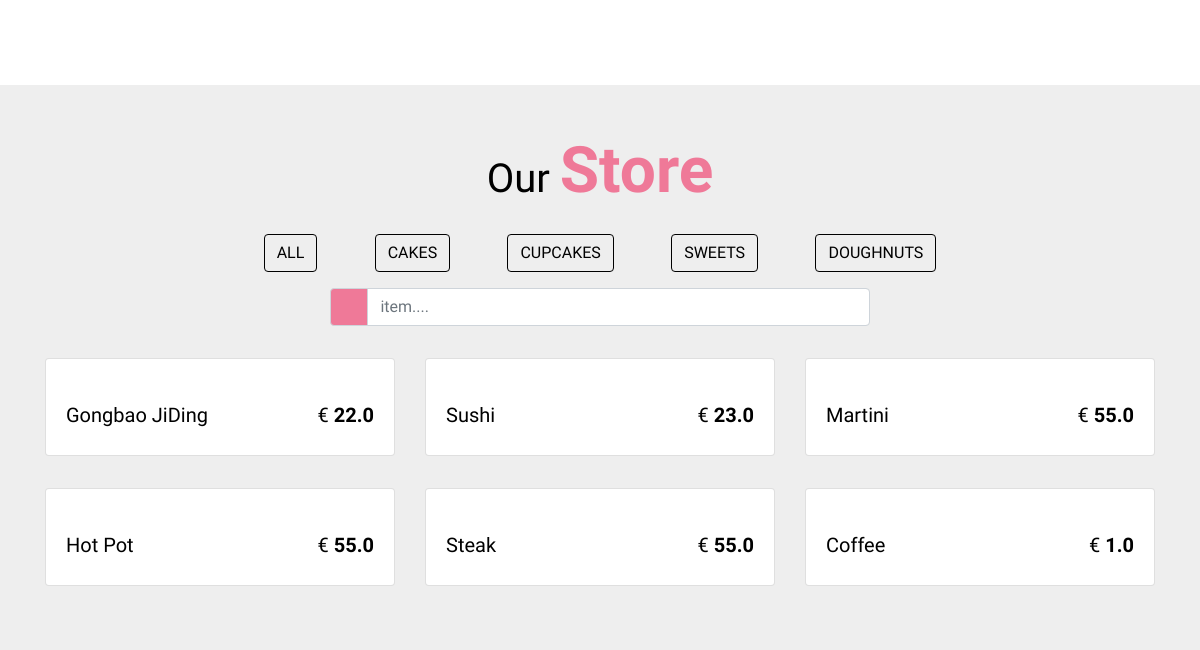
Before: /takeaway/frontviews (lower part) with the older database file.
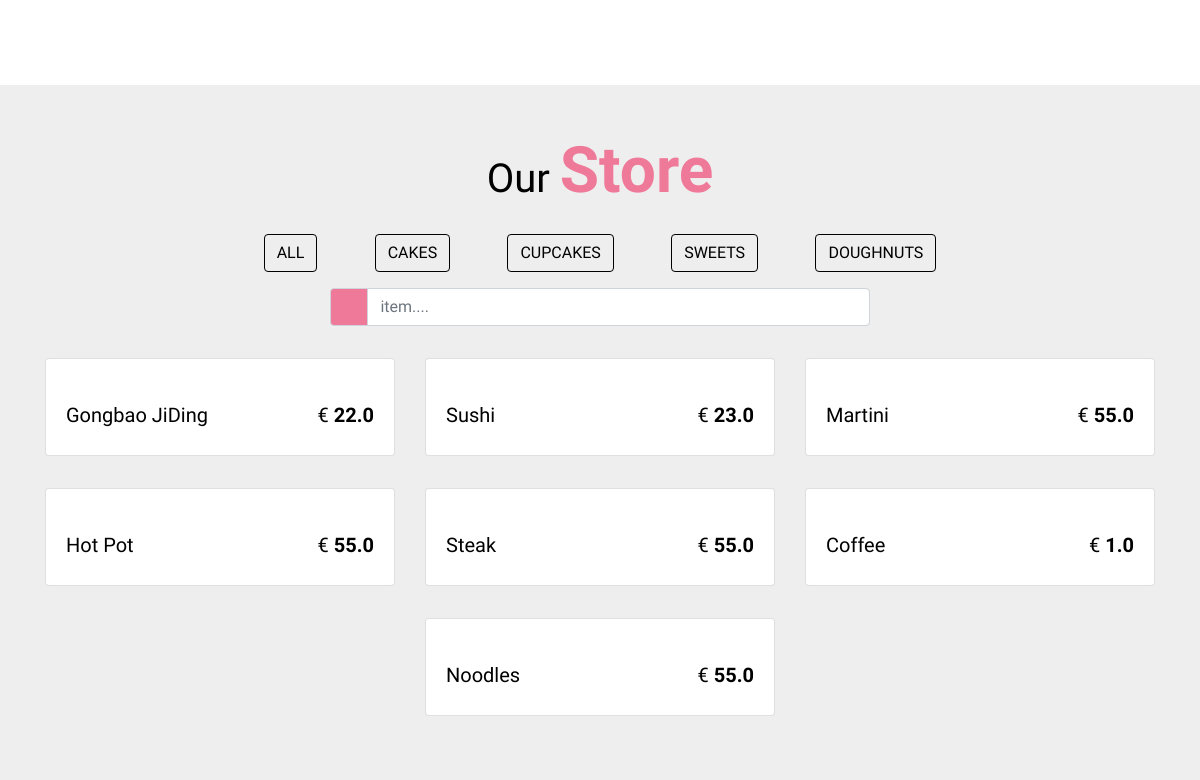
After: the same page with the newer database file.
### app/models.py (models this page shows, shortened)
class Food(db.Model):
    id = db.Column(db.Integer, primary_key=True, index=True, unique=True)
    name = db.Column(db.String(100), unique=False, nullable=False)
    category = db.Column(db.String(100), unique=False, nullable=False)
    class_name = db.Column(db.String(100))
    description = db.Column(db.String(200), unique=False, nullable=False)
    price_gross = db.Column(db.Float(2), nullable=False)
    price_net_out = db.Column(db.Float(2), nullable=False)
    price_net_in = db.Column(db.Float(2), nullable=False)
    eat_manner = db.Column(db.String(100))
    image = db.Column(db.String(100), nullable=False)
    container = db.Column(db.String(300))
    inUse = db.Column(db.Boolean, default=True)
    cn_description = db.Column(db.String(500))

### app/routes.py (the view)
@app.route("/takeaway/frontviews")
def food_frontview():
    dishes = Food.query.all()
    categories = list(set([dish.category for dish in dishes]))
    return render_template('foodfrontview.html',
                           dishes=dishes,
                           categories=categories,
                           title='Xstar Bar',
                           tel="+ 49 555555")

### app/templates/foodfrontview.html (shortened to what this page needs)
<!DOCTYPE html>
<html lang="en">
<head>
  <link rel="stylesheet" href="{{ url_for('static', filename='css/bootstrap.min.css') }}">
  <link rel="stylesheet" href="{{ url_for('static', filename='front_end_css/style.css') }}">
  <link rel="stylesheet" href="{{ url_for('static', filename='fontawesome-free/css/all.css') }}">
</head>
<body>
  <section class="about py-5" id="about">
    <div class="container">
      <div class="row">
      </div>
    </div>
  </section>
  <section id="store" class="store py-5">
    <div class="container">
      <div class="row">
        <div class="col-10 mx-auto col-sm-6 text-center">
          <h1 class="text-capitalize">our <strong class="banner-title ">store</strong></h1>
        </div>
      </div>
      <div class="row">
        <div class=" col-lg-8 mx-auto d-flex justify-content-around my-2 sortBtn flex-wrap">
          <a href="#" class="btn btn-outline-secondary btn-black text-uppercase filter-btn m-2" data-filter="all"> all</a>
          <a href="#" class="btn btn-outline-secondary btn-black text-uppercase filter-btn m-2" data-filter="cakes">cakes</a>
          <a href="#" class="btn btn-outline-secondary btn-black text-uppercase filter-btn m-2" data-filter="cupcakes">cupcakes</a>
          <a href="#" class="btn btn-outline-secondary btn-black text-uppercase filter-btn m-2" data-filter="sweets">sweets</a>
          <a href="#" class="btn btn-outline-secondary btn-black text-uppercase filter-btn m-2" data-filter="doughnuts">doughnuts</a>
        </div>
      </div>
      <div class="row">
        <div class="col-10 mx-auto col-md-6">
          <form>
            <div class="input-group mb-3">
              <div class="input-group-prepend ">
                <span class="input-group-text search-box" id="search-icon"><i class="fas fa-search"></i></span>
              </div>
              <input type="text" class="form-control" placeholder='item....' id="search-item">
            </div>
          </form>
        </div>
      </div>
      <div class="row" class="store-items" id="store-items">
        {% for dish in dishes %}
        <div class="col-10 col-sm-6 col-lg-4 mx-auto my-3 store-item sweets" data-item="sweets" id={{ dish.id }}>
          <div class="card ">
            <div class="img-container">
            </div>
            <div class="card-body">
              <div class="card-text d-flex justify-content-between text-capitalize">
                <h5 id="store-item-name">{{ dish.name }}</h5>
                <h5 class="store-item-value">€ <strong id="store-item-price" class="font-weight-bold">{{ dish.price_gross  }}</strong></h5>
              </div>
            </div>
          </div>
        </div>
        {% endfor %}
      </div>
  </section>
</body>
</html>

### app/static/front_end_css/style.css (style rules this page uses)
:root { --mainPink: #ef7998; --mainYellow: rgb(249, 228, 148); --mainWhite: #fff; --mainBlack: #000; --yellowTrans: rgba(249, 228, 148, 0.5); --mainGrey: rgb(238, 238, 238); }
body { font-family: "Kaushan Script", cursive; background: var(--mainWhite); color: var(--mainBlack); }
.banner-title { color: var(--mainPink); font-size: 4rem; }
.btn-black { color: var(--mainBlack) !important; border-color: var(--mainBlack) !important; }
.store { background: var(--mainGrey); }
.img-container { position: relative; overflow: hidden; cursor: pointer; }
.store-item-value { color: --mainYellow; }
.search-box { background: var(--mainPink); color: var(--mainBlack); }

Changed rows visible on the page:
added Food: name "Noodles", price_gross "55.0"
